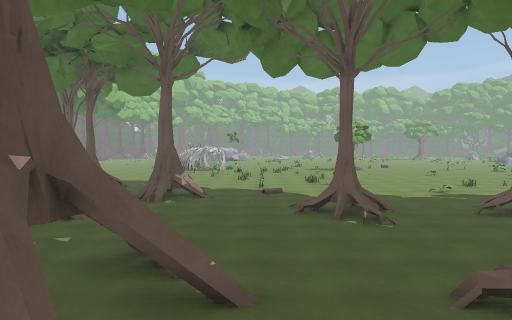
View 1 (above)

22 first-person views from a walk through a Unity game level. The camera is 1.4 m above the floor, tilts 2° down and sees 70° across. The floor is counted in squares, 2 m on a side. Each view is taken from the middle of a square. On the plan, view 1 faces up. The plan holds only what a view shows up to about 11 squares ahead; the rest is blank. The place goes on beyond the plan.

View 2
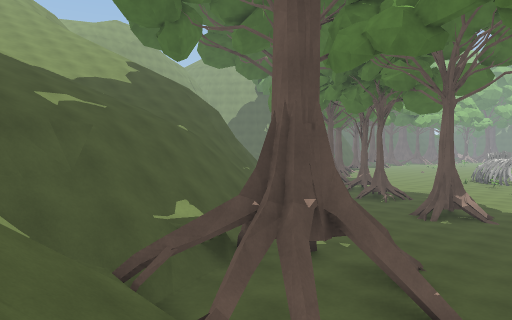

View 3
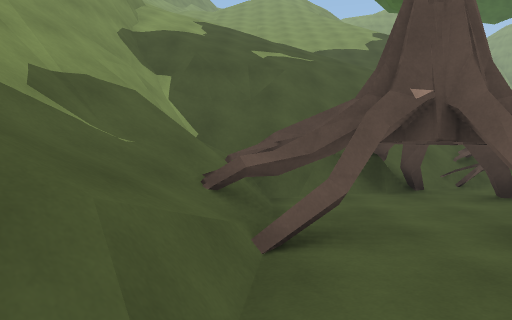

View 4
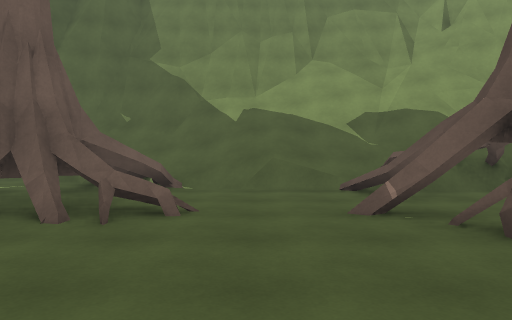

View 5
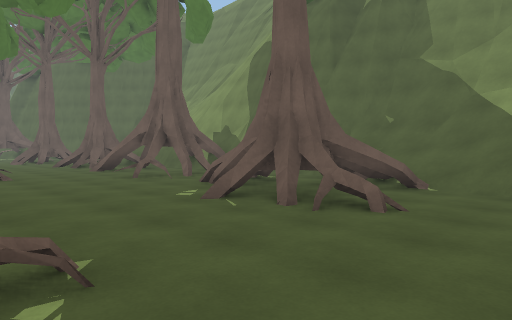

View 6
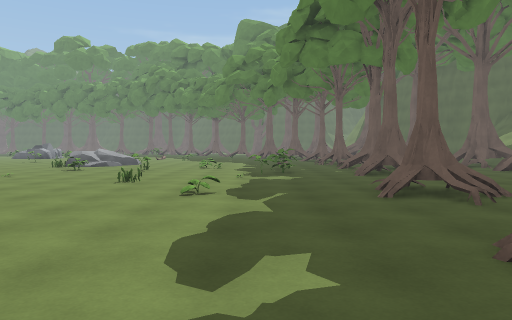

View 7
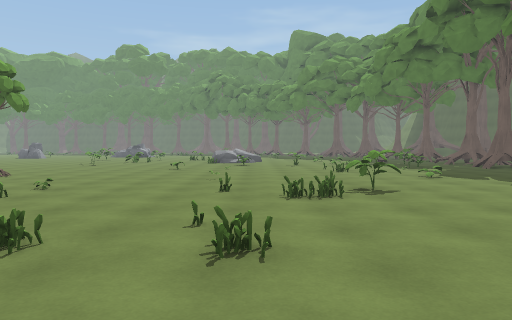

View 8
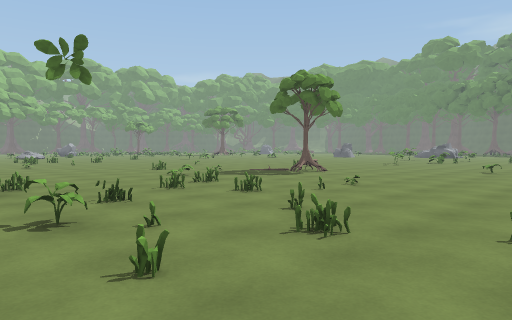

View 9
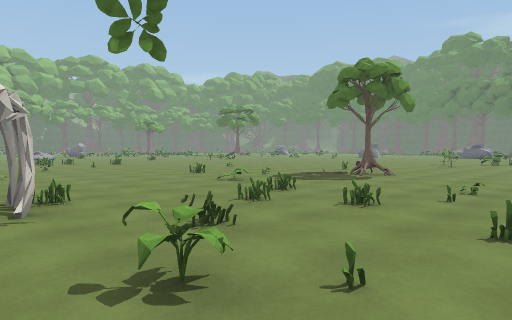

View 10
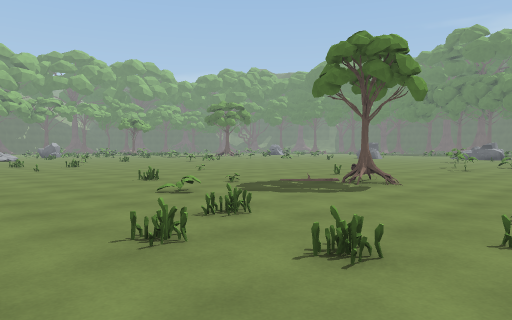

View 11
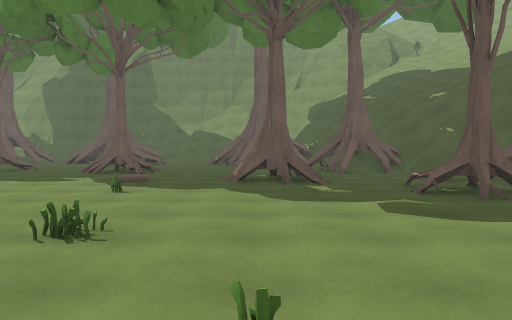

View 12
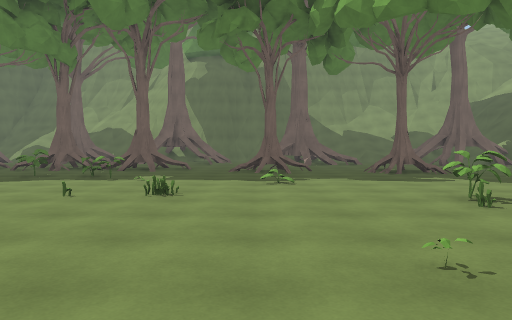

View 13
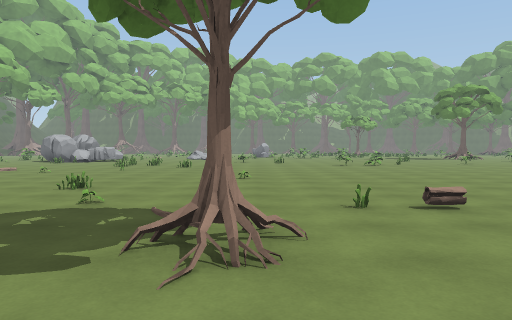

View 14
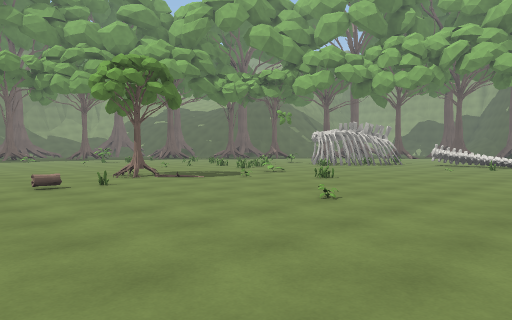

View 15
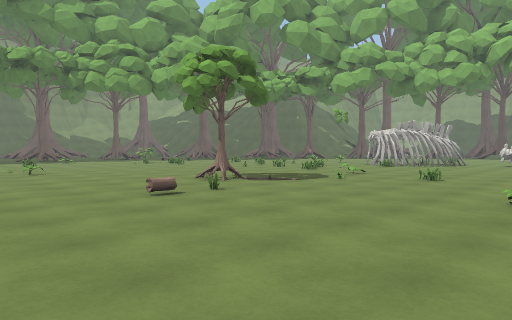

View 16
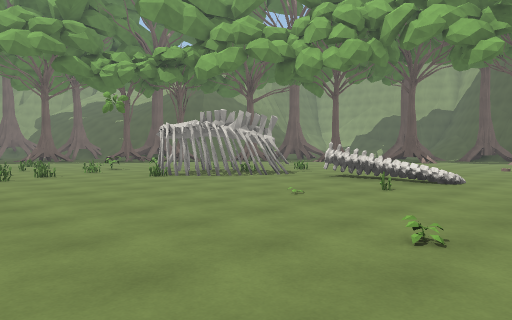

View 17
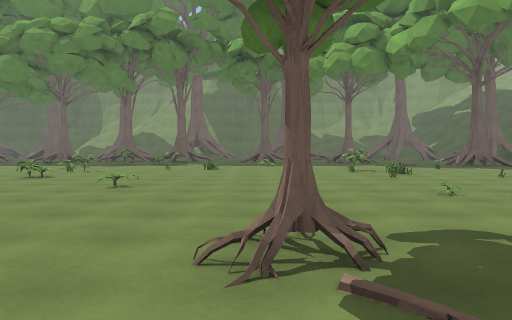

View 18
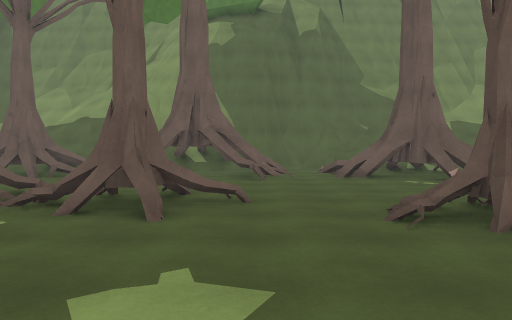

View 19
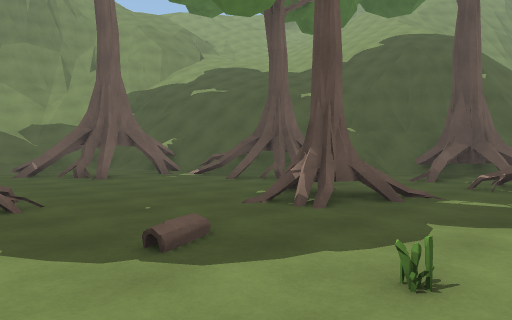

View 20
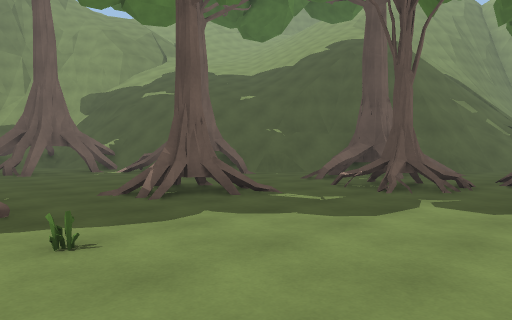

View 21
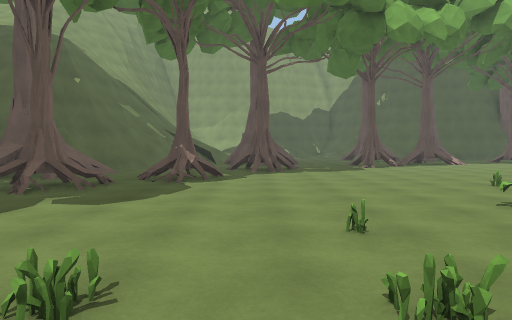

View 22
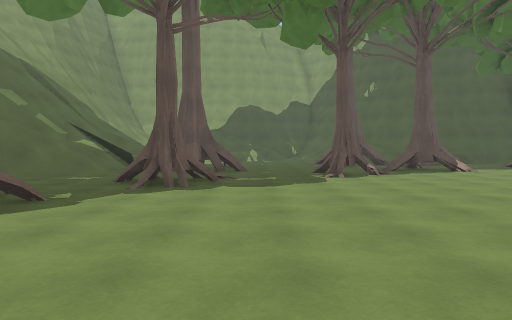

### Floor plan
Key: @ floor where view 1 was taken; # wall or solid block; x gap in a wall; . floor; / step, stairs or slope; = window, fence, low wall or low ledge; ^ raised ledge; v drop or lower ground; T tree; O other object.
Columns run from 16 left of view 1 to 11 right of it. Each row starts with its distance up from view 1.
 30                ...... ......
 29            .................
 28  T     .....................
 27 TT     .....O=..............
 26           .OO...............
 25   ..      .O.......=........
 24   #...    .................
 23   #.....   ###..../........
 22   =.......  ###.......T....
 21   ..T......  #....=...T....=
 20    TT..........O............
 19   ...........==..=.........
 18   .........................
 17   #..T..........=...........
 16   ##.TT....................=
 15     .....T......=..=.......=
 14   /.....TT........=........=
 13   ///.....TT.......#....#..=
 12   #///....TT................
 11    ^ ####=...T..............
 10      ####==..TT..........=..
  9       ###....T............=x
  8       v===.#=....TT..TT.....
  7       ////###.....T..TT..TT.
  6         ///##............TTT
  5         ///#=..=............
  4        /////.###....=.......
  3       //////####=.=##...=..=
  2       //////####....###.####
  1       /////=/#/===.###==##
  0        ////#////@//===
 -1        ////#==//////=
 -2        //###//////=####
 -3           #===#/#####

Positions as (right, up) in squares from view 1, and headings:
1: (0, 0), facing up
2: (1, -1), facing up-left
3: (2, 1), facing left
4: (1, 7), facing down
5: (0, 7), facing down-right
6: (0, 10), facing right
7: (-3, 15), facing right
8: (-3, 15), facing up-right
9: (-3, 17), facing up-right
10: (-1, 18), facing up-right
11: (-2, 18), facing down
12: (6, 18), facing down
13: (6, 19), facing up
14: (10, 30), facing down-left
15: (11, 28), facing down-left
16: (3, 30), facing down-left
17: (6, 24), facing down
18: (8, 11), facing down
19: (2, 13), facing down-left
20: (1, 15), facing down-left
21: (1, 16), facing left
22: (-3, 18), facing left
